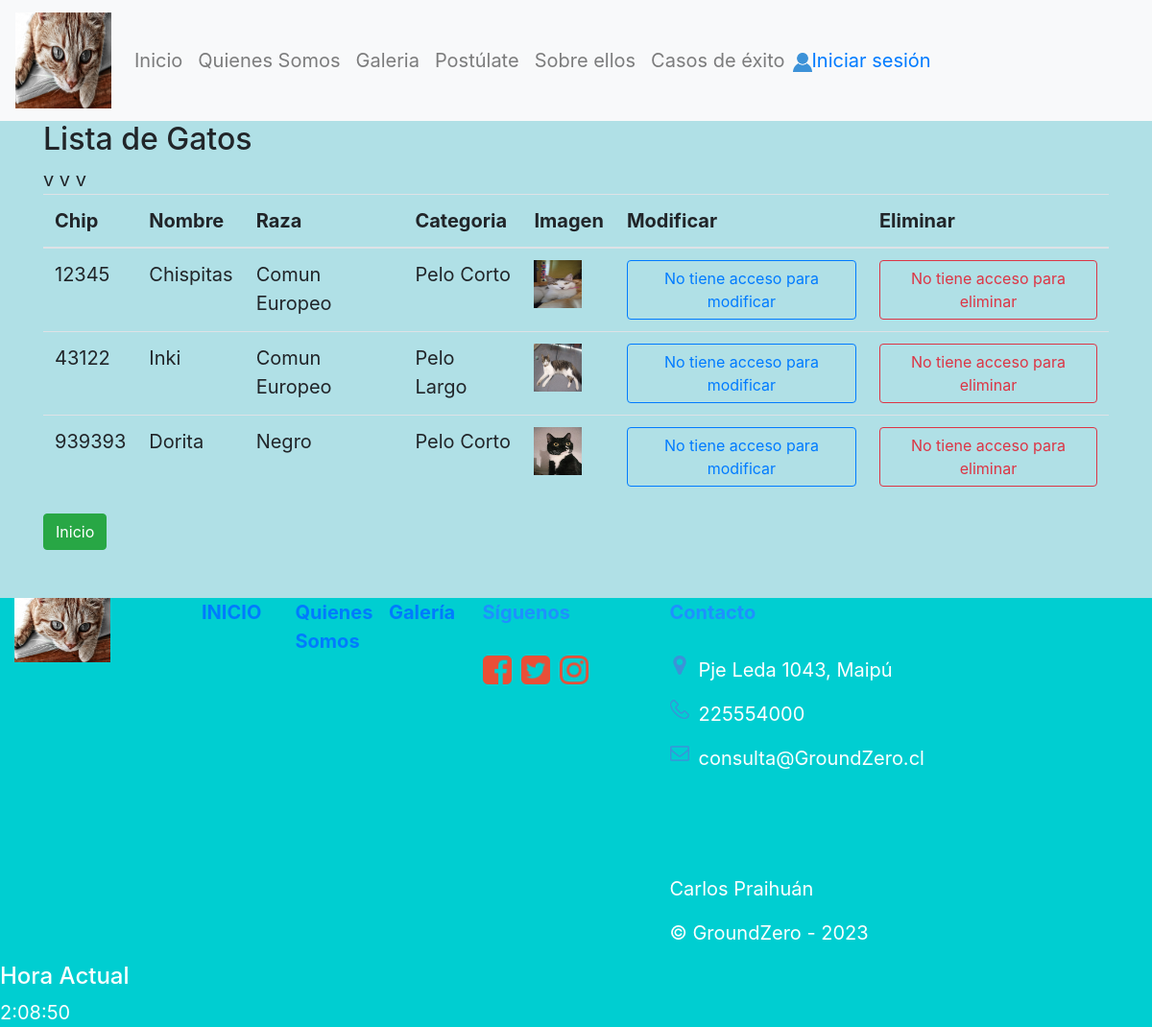
The app's page /mostrar/ with its own data.
### core/models.py (models this page shows, shortened)
class Gato(models.Model):
    chip=models.CharField(max_length=6, primary_key=True, verbose_name='Chip')
    nombre=models.CharField(max_length=20, verbose_name='Nombre')
    raza=models.CharField(max_length=20, verbose_name='Raza')
    imagen=models.ImageField(upload_to="imagenes", null=True, verbose_name='Imagen')
    categoria=models.ForeignKey(Categoria, on_delete=models.CASCADE)

class Categoria(models.Model):
    idCategoria = models.IntegerField(primary_key=True, verbose_name='Id de Categoria')
    nombreCategoria=models.CharField(max_length=30, verbose_name='Nombre de Categoria')
    def __str__(self):
        return self.nombreCategoria

### core/views.py (the view)
# urls.py: path('mostrar/', mostrar, name="mostrar"),
def mostrar(request):
    gato = Gato.objects.all()
    datos={
        'mininos':gato
    }
    return render(request, 'mostrar.html', datos)

### core/templates/mostrar.html (shortened to what this page needs)
<!DOCTYPE html>
<html lang="en">
<head>
    {% load static %}
    <link rel="stylesheet" href="https://cdnjs.cloudflare.com/ajax/libs/font-awesome/4.7.0/css/font-awesome.min.css">
    <link href="{% static 'css/bootstrap.min.css' %}" rel="stylesheet">
    <link href="{% static 'css/estilo.css' %}" rel="stylesheet">
</head>
<body>
    <nav class="navbar navbar-expand-sm navbar-light bg-light">
        <a class="navbar-brand" href="#">
            <img src="{% static 'img/gatos2.jpg' %}" width="100px" height="100px">
        </a>
        <div class="collapse navbar-collapse" id="opciones">
            <ul class="navbar-nav">
                <li class="nav-item">
                    <a class="nav-link" href="{% url 'home' %}">Inicio</a>
                </li>
                <li class="nav-item">
                    <a class="nav-link" href="{% url 'quienes' %}">Quienes Somos</a>
                </li>
                <li class="nav-item">
                    <a class="nav-link" href="{% url 'galeria' %}">Galeria</a>
                </li>
                <li class="nav-item">
                    <a class="nav-link" href="{% url 'ayudanos' %}">Postúlate</a>
                </li>
                <li class="nav-item">
                    <a class="nav-link" href="{% url 'gatos' %}">Sobre ellos</a>
                </li>
                <li class="nav-item">
                    <a class="nav-link" href="{% url 'api' %}">Casos de éxito</a>
                </li>
            </ul>
            <div>
                {% if user.is_authenticated %}
                    <a href="{% url 'logout' %}" id="userGroundZero">
                         <img src="{% static 'img/user-vector-icon.png' %}" alt="userGroundZero" width="20px">Cerrar Sesión
                    </a>
                {% else %}
                <a href="{% url 'login' %}" id="userGroundZero">
                    <img src="{% static 'img/user-vector-icon.png' %}" alt="userGroundZero" width="20px">Iniciar sesión
                </a>
                {% endif %}
            </div>
        </div>
    </nav>
    <div class="container">
        <h2>Lista de Gatos</h2>
        <table class="table">
            <thead>
                <tr>
                    <th>Chip</th>
                    <th>Nombre</th>
                    <th>Raza</th>
                    <th> Categoria</th>
                    <th> Imagen</th>
                    <th>Modificar </th>
                    <th>Eliminar</th>
                </tr>
            </thead>
            <tbody>
                {% for ve in mininos %}
                    <tr>
                        <td>{{ve.chip}}</td>
                        <td>{{ve.nombre}}</td>
                        <td>{{ve.raza}}</td>
                        <td>{{ ve.categoria}}</td>
                        {% if ve.imagen %}
                            <td scope="row">
                                <img src="{{ ve.imagen.url}}" style="height:50px; width:50px;">
                            </td>
                        {% endif %}v
                        {% if user.is_authenticated %}
                            <td><a href="{% url 'modificar' ve.chip %}" class="btn btn-primary">Modificar</a></td>
                            <td><a href="{% url 'eliminar' ve.chip %}" class="btn btn-danger">Eliminar</a></td>
                        {% else %}
                            <td><a href="#" class="btn btn-outline-primary">No tiene acceso para modificar</a></td>
                            <td><a href="#" class="btn btn-outline-danger">No tiene acceso para eliminar</a></td>
                        </tr>
                        {% endif %}
                {% endfor%}
            </tbody>
        </table>
        {% if user.is_authenticated %}
            <a href="{% url 'crear' %}" class="btn btn-primary" target="_blank">Crear Gato</a>
        {% else %}
            <a href="{% url 'home' %}" class="btn btn-success">Inicio</a>
        {% endif %}
    </div>
    <footer>
        <div class="row col-12">
            <div class="col-lg-2">
                <img src="{% static 'img/gatos2.jpg' %}" alt="Gato" width="100px">
            </div>
            <div class="col-lg-1">
                <a href="{% url 'home' %}" id="linkFooter"><strong>INICIO</strong></a>
            </div>
            <div class="col-lg-1">
                <a href="{% url 'quienes' %}" id="linkFooter"><strong>Quienes Somos</strong></a>
            </div>
            <div class="col-lg-1">
                <a href="{% url 'galeria' %}" id="linkFooter"><strong>Galería</strong></a>
            </div>
        <div class="col-lg-2">
            <FONT color="dodgerblue"><strong>Síguenos</strong></FONT>
            <br><br>
            <div class="row">
                <img src="{% static 'img/2000px-Facebook_font_awesome.svg.png' %}" alt="" width="30px" height="30px"
                    style=" margin-left: 15px;">
                <img src="{% static 'img/twitter.png' %}" alt="" width="30px" height="30px" style=" margin-left: 10px;">
                <img src="{% static 'img/Instagram.png' %}" alt="" width="30px" height="30px" style=" margin-left: 10px;">
            </div>
        </div>
            <div class="col-lg-3">
                <FONT color = "dodgerblue"><strong>Contacto</strong></FONT>
                <br><br>
                <div class="row">
                    <img src="{% static 'img/location.png' %}" alt="" width="20px" height="20px"
                        style="margin-right: 10px; margin-left: 15px;">
                    <p>Pje Leda 1043, Maipú</p>
                </div>
                <div class="row">
                    <img src="{% static 'img/fono.png' %}" alt="" width="20px" height="20px"
                        style="margin-right: 10px; margin-left: 15px;">
                    <p>225554000</p>
                </div>
                <div class="row">
                    <img src="{% static 'img/email.png' %}" alt="" width="20px" height="20px"
                        style="margin-right: 10px; margin-left: 15px;">
                    <p>consulta@GroundZero.cl</p>
                </div>
                <br><br><br>
                <p>Carlos Praihuán</p>
                <p>&copy; GroundZero - 2023</p>
            </div>
        </div>
        <h4 onmouseover="style.color = 'blue'" onmouseout="style.color= 'black'"" >Hora Actual</h4>
        <div onmouseover="style.color = 'blue'" onmouseout="style.color= 'black'"" class="reloj">12:30:30</div>
    </footer>
</body>
</html>

### core/static/css/estilo.css (style rules this page uses)
body { background-color: powderblue; font-size: 15pt; font-style: unset; }
footer { margin-top: 50px; color: #fff; background-color: darkturquoise; }

### records on screen
Gato: chip "12345", nombre "Chispitas", raza "Comun Europeo", categoria "Pelo Corto", imagen (picture)
Gato: chip "43122", nombre "Inki", raza "Comun Europeo", categoria "Pelo Largo", imagen (picture)
Gato: chip "939393", nombre "Dorita", raza "Negro", categoria "Pelo Corto", imagen (picture)
